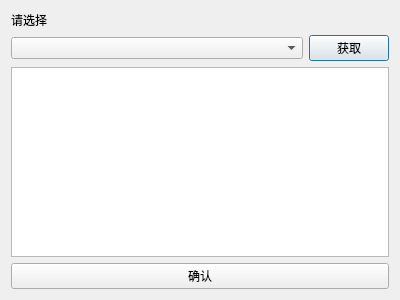
<?xml version="1.0" encoding="UTF-8"?>
<ui version="4.0">
 <class>AddEpisodesDialog</class>
 <widget class="QDialog" name="AddEpisodesDialog">
  <property name="geometry">
   <rect>
    <x>0</x>
    <y>0</y>
    <width>400</width>
    <height>300</height>
   </rect>
  </property>
  <property name="windowTitle">
   <string>添加单集</string>
  </property>
  <layout class="QVBoxLayout" name="verticalLayout">
   <item>
    <widget class="QLabel" name="label">
     <property name="text">
      <string>请选择</string>
     </property>
    </widget>
   </item>
   <item>
    <layout class="QHBoxLayout" name="horizontalLayout_2">
     <item>
      <widget class="QComboBox" name="SeasonList"/>
     </item>
     <item>
      <widget class="QPushButton" name="GetButton">
       <property name="sizePolicy">
        <sizepolicy hsizetype="Fixed" vsizetype="Fixed">
         <horstretch>0</horstretch>
         <verstretch>0</verstretch>
        </sizepolicy>
       </property>
       <property name="text">
        <string>获取</string>
       </property>
      </widget>
     </item>
    </layout>
   </item>
   <item>
    <widget class="QListWidget" name="EpisodeList">
     <property name="selectionMode">
      <enum>QAbstractItemView::SelectionMode::MultiSelection</enum>
     </property>
    </widget>
   </item>
   <item>
    <widget class="QPushButton" name="ConfirmButton">
     <property name="text">
      <string>确认</string>
     </property>
    </widget>
   </item>
  </layout>
 </widget>
 <resources/>
 <connections/>
</ui>
